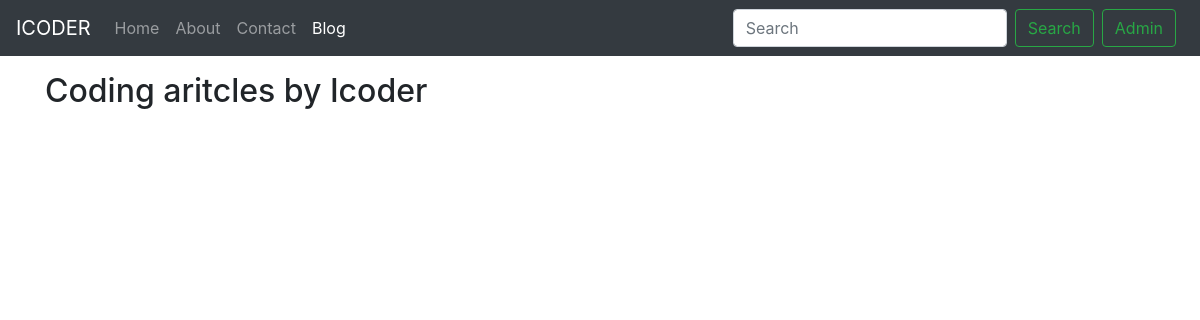
The page /blog/ on the database as committed earlier.
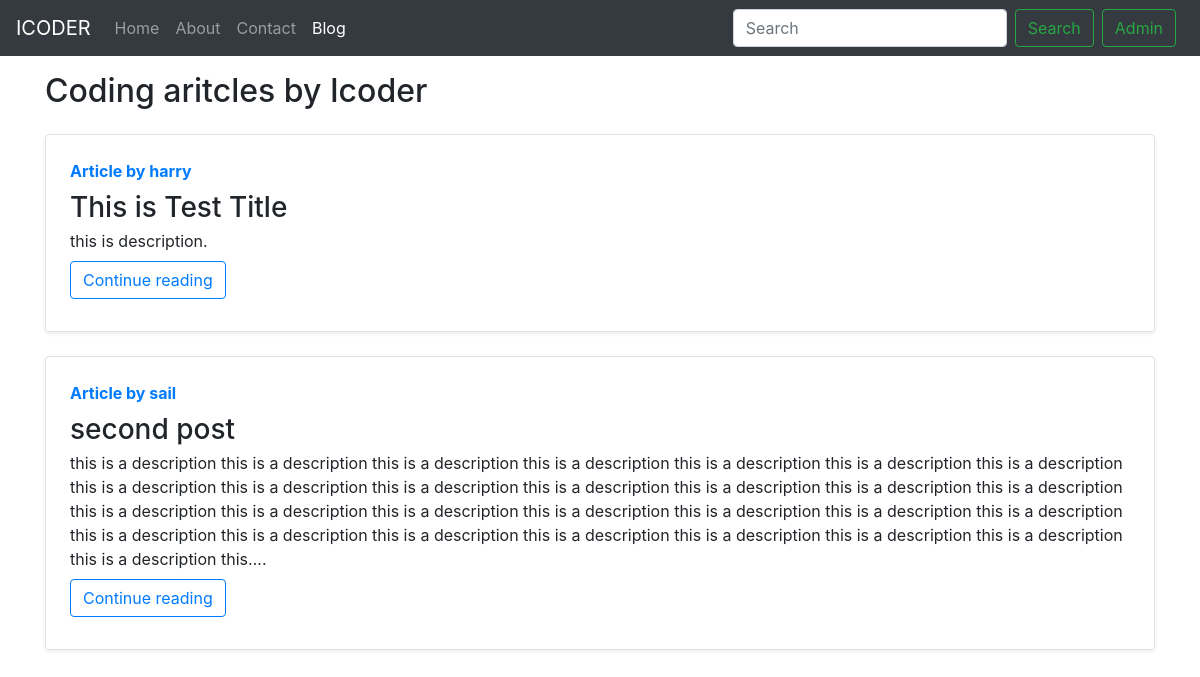
The same page on the database as committed later.
### blog/models.py (models this page shows, shortened)
class Post(models.Model):
    sno = models.AutoField(primary_key=True)
    title = models.CharField(max_length=80)
    author = models.CharField(max_length=20)
    slug = models.CharField(max_length=120)
    content = models.TextField()
    timeStamp = models.DateTimeField(blank=True)

### blog/views.py (the view)
# urls.py: path('', views.blogHome, name='blogHome'),
def blogHome(request):
    allPosts = Post.objects.all()
    context = {'allPosts': allPosts}
    return render(request, 'blog/blogHome.html', context)

### templates/blog/blogHome.html (shortened to what this page needs)
{% extends 'base.html' %}
{% block blogactive %} active {% endblock blogactive %}
{% block body %}
<div class="container my-3">
    <h2> Coding aritcles by Icoder</h2>
    {% for post in allPosts %}
    <div
        class="row no-gutters border my-4 rounded overflow-hidden flex-md-row mb-4 shadow-sm h-md-250 position-relative">
        <div class="col p-4 d-flex flex-column position-static">
            <strong class="d-inline-block mb-2 text-primary">Article by {{post.author}}</strong>
            <h3 class="mb-0">{{post.title}}</h3>
            <p class="card-text mb-auto">{{post.content|truncatechars:700}}.</p>
            <div class="my-2">
                <a href="/blog/{{post.slug}}" role="button" class="btn btn-outline-primary">Continue reading</a>
            </div>
        </div>
    </div>
    {% endfor %}
</div>
{% endblock body %}

### templates/base.html (shortened to what this page needs)
<!doctype html>
<html lang="en">
<head>
  <link rel="stylesheet" href="https://stackpath.bootstrapcdn.com/bootstrap/4.5.0/css/bootstrap.min.css"
>
</head>
<body>
  <nav class="navbar navbar-expand-lg navbar-dark bg-dark">
    <a class="navbar-brand" href="/">ICODER</a>
    <div class="collapse navbar-collapse" id="navbarSupportedContent">
      <ul class="navbar-nav mr-auto">
        <li class="nav-item {% block homeactive %} {% endblock homeactive %} ">
          <a class="nav-link" href="/">Home <span class="sr-only">(current)</span></a>
        </li>
        <li class="nav-item {% block aboutactive %} {% endblock aboutactive %}">
          <a class="nav-link" href="/about">About</a>
        </li>
        <li class="nav-item {% block contactactive %} {% endblock contactactive %}">
          <a class="nav-link" href="/contact">Contact</a>
        </li>
        <li class="nav-item {% block blogactive %} {% endblock blogactive %}">
          <a class="nav-link" href="/blog">Blog</a>
        </li>
      </ul>
      <form class="form-inline my-2 my-lg-0">
        <input class="form-control mr-sm-2" type="search" placeholder="Search" aria-label="Search">
        <button class="btn btn-outline-success my-2 my-sm-0" type="submit">Search</button>
        <a href="/admin" target="_blank" role="button" class="btn btn-outline-success my-2 m-2 my-sm-0">Admin</a>
      </form>
    </div>
  </nav>
  {% block body %}
  {% endblock body %}
</body>
</html>

Rows that differ between the two databases and show on the page:
added Post: author "harry", title "This is Test Title", content "this is description"
added Post: author "sail", title "second post", content "this is a description this is a description this is a description this is a description this is a description this is a description this is a description this is a description this is a description this is a description this is a description this is a description this is a description this is a description this is a description this is a description this is a description this is a description this is a description this is a description this is a description this is a description this is a description this is a description this is a description this is a description this is a description this is a description this is a description this…"
